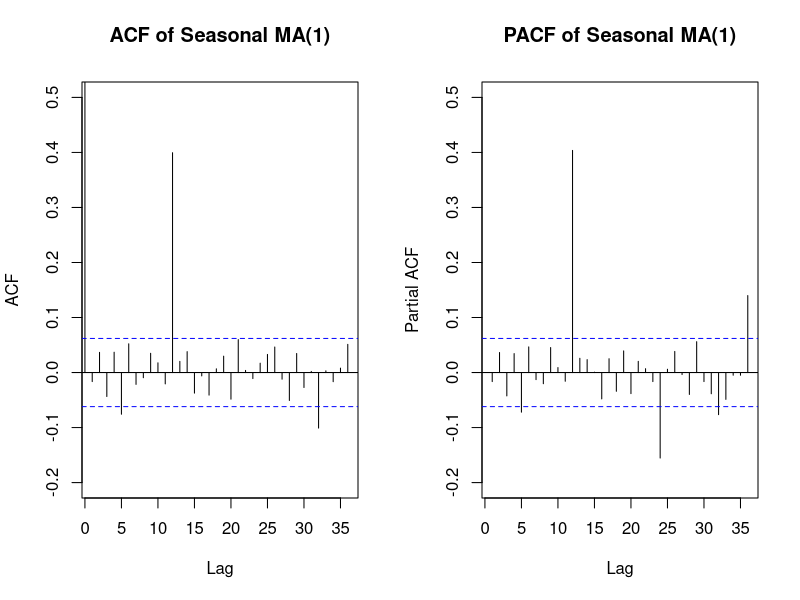
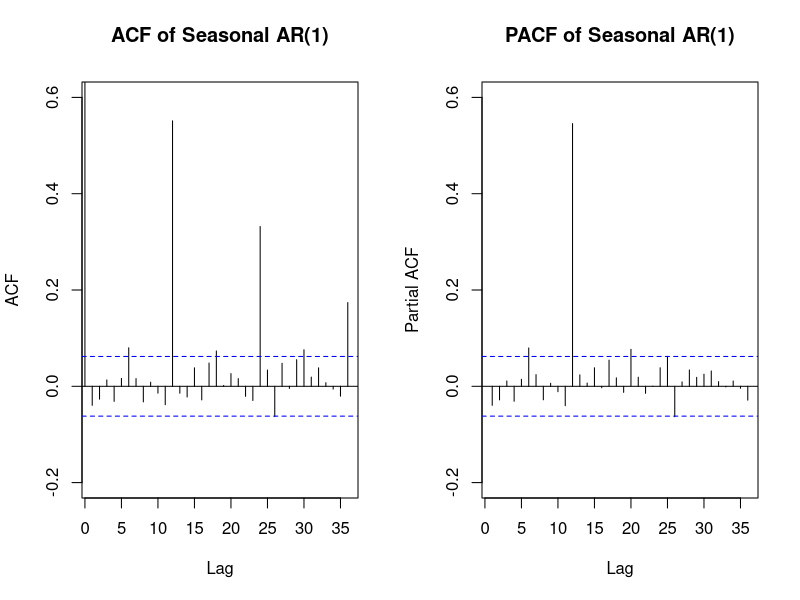
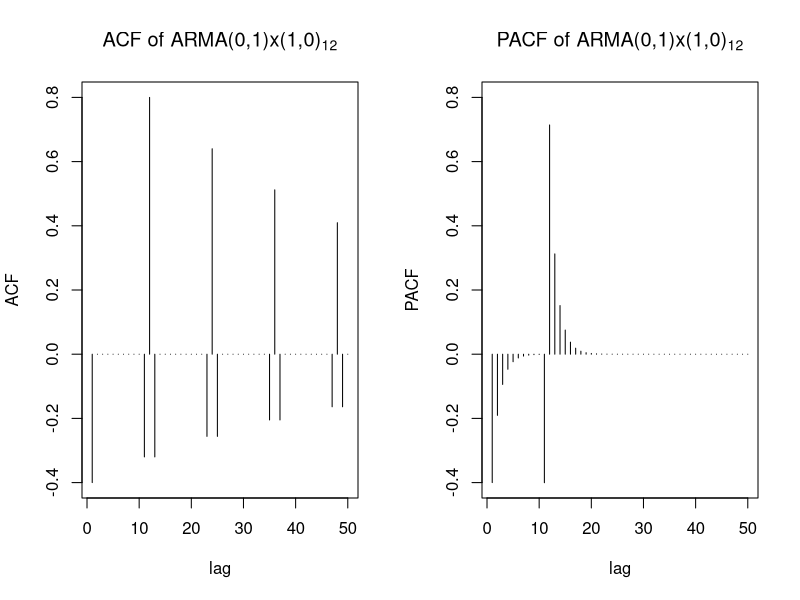

These figures' R source, in order:
seasonal.ma1.sim <- arima.sim(list(order = c(0,0,12), ma = c(rep(0,11),0.5)), n = 1000)

seasonal.ar1.sim <- arima.sim(list(order = c(12,0,0), ar = c(rep(0,11),0.5)), n = 1000)

pdf("s_ma1.pdf")
par(mfrow=c(1,2))
acf(seasonal.ma1.sim, 36, xlim=c(1,36), ylim=c(-0.2,0.5), main="ACF of Seasonal MA(1)")
pacf(seasonal.ma1.sim, 36, ylim=c(-0.2,0.5), main="PACF of Seasonal MA(1)")
dev.off()

pdf("s_ar1.pdf")
par(mfrow=c(1,2))
acf(seasonal.ar1.sim, 36, xlim=c(1,36), ylim=c(-0.2,0.6), main="ACF of Seasonal AR(1)")
pacf(seasonal.ar1.sim, 36, ylim=c(-0.2,0.6), main="PACF of Seasonal AR(1)")
dev.off()

phi<-c(rep(0,11),0.8)

ACF<-ARMAacf(ar=phi, ma=-0.5, 50)[-1]
PACF<-ARMAacf(ar=phi, ma=-0.5, 50, pacf=TRUE)

pdf("arma_acf.pdf")
par(mfrow=c(1,2))
plot(ACF, type="h", xlab="lag", ylim=c(-0.4,0.8), main=expression("ACF of ARMA(0,1)x(1,0)"[12]))
plot(PACF, type="h", xlab="lag", ylim=c(-0.4,0.8), main=expression("PACF of ARMA(0,1)x(1,0)"[12]))
dev.off()

